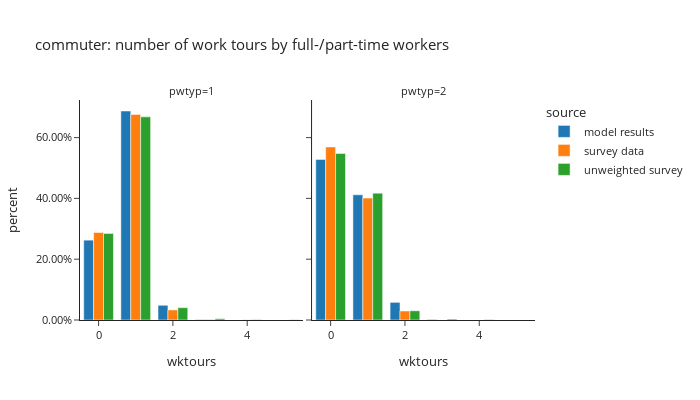

Notebook cell for this chart:
### Code cell
_df = df_full_person_day_workers[df_full_person_day_workers['worker_type']=="commuter"].groupby(['source','pwtyp','wktours'])['pdexpfac'].sum().reset_index()
_df['percent'] = _df.groupby(['source','pwtyp'], group_keys=False)['pdexpfac'].apply(lambda x: x / float(x.sum()))

fig = px.bar(_df, x='wktours', y="percent", custom_data=['pdexpfac'],
             facet_col="pwtyp",color="source",
             barmode="group",template="simple_white",
             title="commuter: number of work tours by full-/part-time workers")
# fig.for_each_annotation(lambda a: a.update(text = a.text.split("=")[-1]))
fig.update_traces(hovertemplate="share of workers: %{y:.2%}<br>" +
                                "worker counts: %{customdata[0]:.0f}",)
fig.update_layout(height=400, width=700, font=dict(size=11),
                  yaxis_tickformat = '.2%')
fig.show()

### Figure 1 — Plotly figure (JSON) as saved in the notebook; plotly's stock layout.template omitted (floating-point values rounded to 4 significant figures)
{"data": [{"alignmentgroup": "True", "customdata": [[355600.0], [930700.0], [65530.0], [1922.0]], "hovertemplate": "share of workers: %{y:.2%}<br>worker counts: %{customdata[0]:.0f}", "legendgroup": "model results", "marker": {"color": "#1F77B4", "pattern": {"shape": ""}}, "name": "model results", "offsetgroup": "model results", "orientation": "v", "showlegend": true, "textposition": "auto", "type": "bar", "x": [0, 1, 2, 3], "xaxis": "x", "y": [0.2627, 0.6875, 0.04841, 0.00142], "yaxis": "y"}, {"alignmentgroup": "True", "customdata": [[140300.0], [109400.0], [15430.0], [484.0]], "hovertemplate": "share of workers: %{y:.2%}<br>worker counts: %{customdata[0]:.0f}", "legendgroup": "model results", "marker": {"color": "#1F77B4", "pattern": {"shape": ""}}, "name": "model results", "offsetgroup": "model results", "orientation": "v", "showlegend": false, "textposition": "auto", "type": "bar", "x": [0, 1, 2, 3], "xaxis": "x2", "y": [0.5282, 0.4119, 0.0581, 0.001822], "yaxis": "y2"}, {"alignmentgroup": "True", "customdata": [[345500.0], [811500.0], [39820.0], [2227.0], [887.3], [40.93]], "hovertemplate": "share of workers: %{y:.2%}<br>worker counts: %{customdata[0]:.0f}", "legendgroup": "survey data", "marker": {"color": "#FF7F0E", "pattern": {"shape": ""}}, "name": "survey data", "offsetgroup": "survey data", "orientation": "v", "showlegend": true, "textposition": "auto", "type": "bar", "x": [0, 1, 2, 3, 4, 5], "xaxis": "x", "y": [0.2879, 0.6763, 0.03319, 0.001856, 0.0007395, 3.411e-05], "yaxis": "y"}, {"alignmentgroup": "True", "customdata": [[230000.0], [162000.0], [11990.0], [14.82], [7.063]], "hovertemplate": "share of workers: %{y:.2%}<br>worker counts: %{customdata[0]:.0f}", "legendgroup": "survey data", "marker": {"color": "#FF7F0E", "pattern": {"shape": ""}}, "name": "survey data", "offsetgroup": "survey data", "orientation": "v", "showlegend": false, "textposition": "auto", "type": "bar", "x": [0, 1, 2, 3, 4], "xaxis": "x2", "y": [0.5692, 0.401, 0.02968, 3.666e-05, 1.748e-05], "yaxis": "y2"}, {"alignmentgroup": "True", "customdata": [[674.0], [1581.0], [96.0], [10.0], [3.0], [2.0]], "hovertemplate": "share of workers: %{y:.2%}<br>worker counts: %{customdata[0]:.0f}", "legendgroup": "unweighted survey", "marker": {"color": "#2CA02C", "pattern": {"shape": ""}}, "name": "unweighted survey", "offsetgroup": "unweighted survey", "orientation": "v", "showlegend": true, "textposition": "auto", "type": "bar", "x": [0, 1, 2, 3, 4, 5], "xaxis": "x", "y": [0.2849, 0.6682, 0.04057, 0.004227, 0.001268, 0.0008453], "yaxis": "y"}, {"alignmentgroup": "True", "customdata": [[361.0], [275.0], [20.0], [2.0], [1.0]], "hovertemplate": "share of workers: %{y:.2%}<br>worker counts: %{customdata[0]:.0f}", "legendgroup": "unweighted survey", "marker": {"color": "#2CA02C", "pattern": {"shape": ""}}, "name": "unweighted survey", "offsetgroup": "unweighted survey", "orientation": "v", "showlegend": false, "textposition": "auto", "type": "bar", "x": [0, 1, 2, 3, 4], "xaxis": "x2", "y": [0.5478, 0.4173, 0.03035, 0.003035, 0.001517], "yaxis": "y2"}], "layout": {"annotations": [{"font": {}, "showarrow": false, "text": "pwtyp=1", "x": 0.245, "xanchor": "center", "xref": "paper", "y": 1.0, "yanchor": "bottom", "yref": "paper"}, {"font": {}, "showarrow": false, "text": "pwtyp=2", "x": 0.755, "xanchor": "center", "xref": "paper", "y": 1.0, "yanchor": "bottom", "yref": "paper"}], "barmode": "group", "font": {"size": 11}, "height": 400, "legend": {"title": {"text": "source"}, "tracegroupgap": 0}, "title": {"text": "commuter: number of work tours by full-/part-time workers"}, "width": 700, "xaxis": {"anchor": "y", "domain": [0.0, 0.49], "title": {"text": "wktours"}}, "xaxis2": {"anchor": "y2", "domain": [0.51, 1.0], "matches": "x", "title": {"text": "wktours"}}, "yaxis": {"anchor": "x", "domain": [0.0, 1.0], "tickformat": ".2%", "title": {"text": "percent"}}, "yaxis2": {"anchor": "x2", "domain": [0.0, 1.0], "matches": "y", "showticklabels": false}}}
